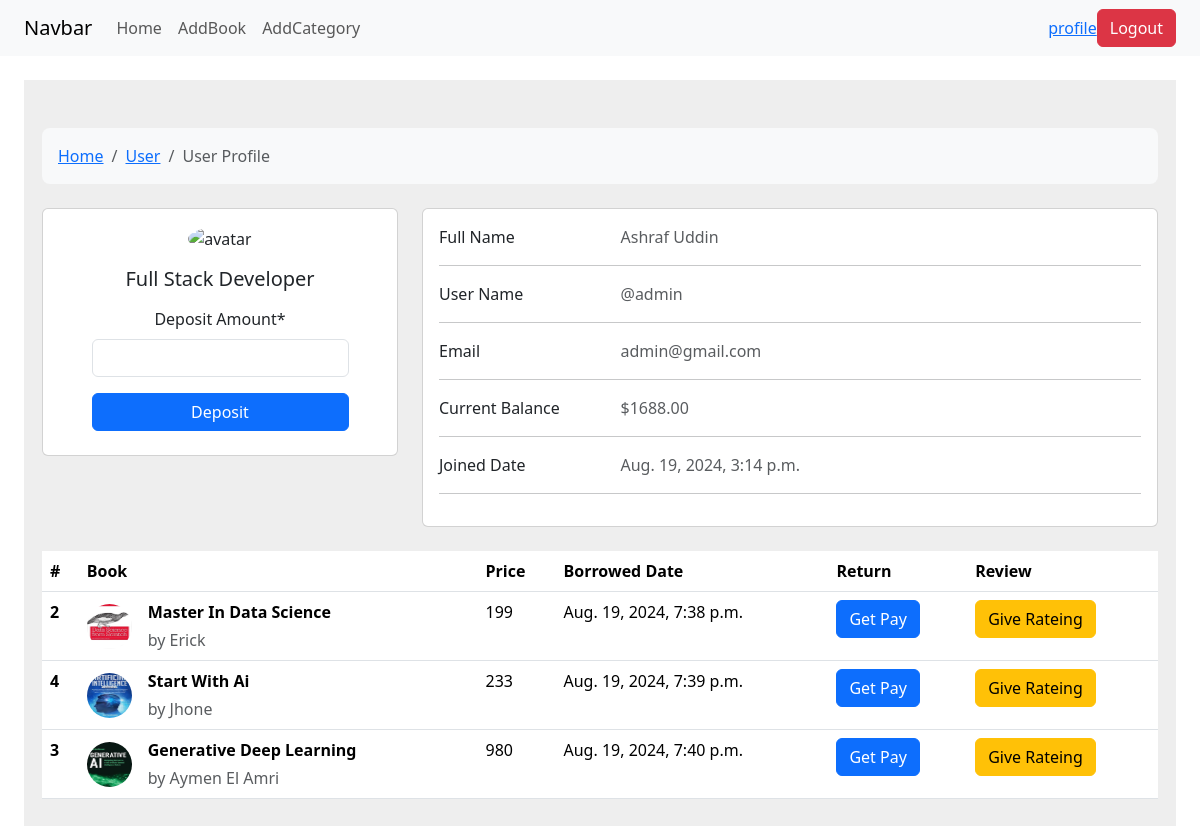
Before: /auth/profile/ (signed in) with the older database file.
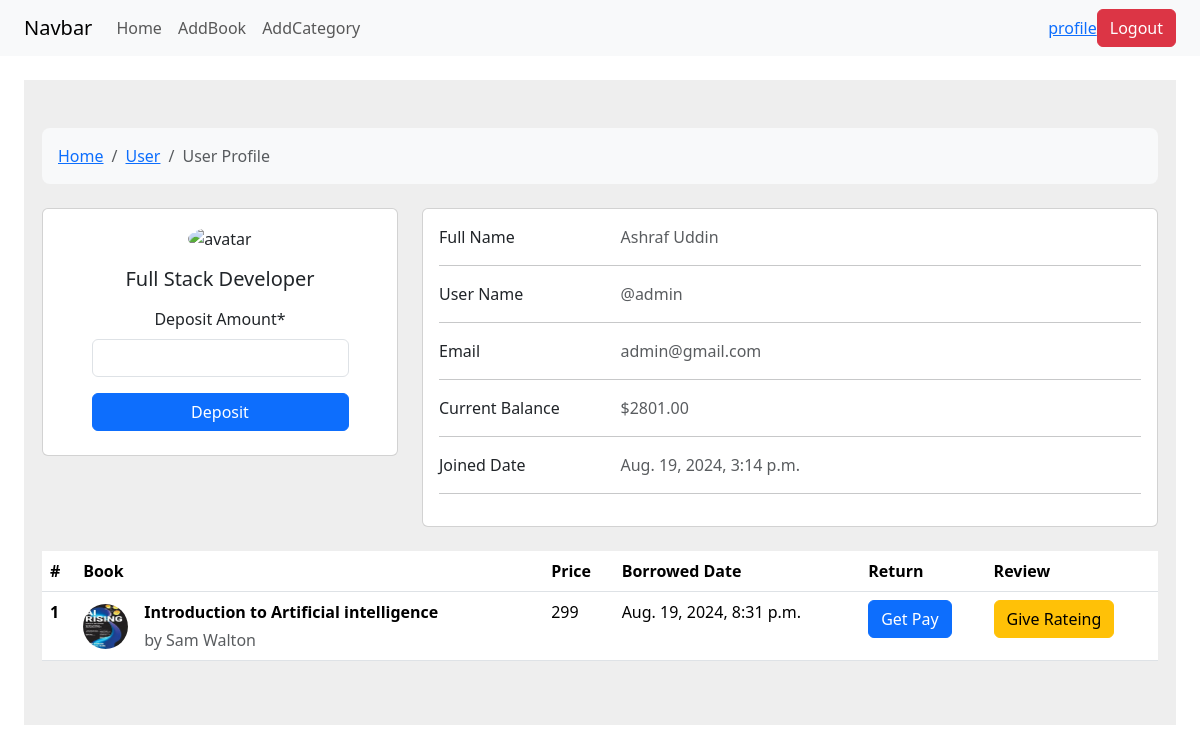
After: the same page with the newer database file.
### User/models.py (models this page shows, shortened)
class Profile(models.Model):
	user = models.OneToOneField(User, related_name='profile', on_delete=models.CASCADE)
	balance = models.DecimalField(max_digits=10, decimal_places=2)

### Books/models.py (models this page shows, shortened)
class BorrowedBooks(models.Model):
	user = models.ForeignKey(User, on_delete=models.CASCADE)
	book = models.ForeignKey(Books, on_delete=models.CASCADE)
	borrowed_on = models.DateTimeField(default=datetime.now)

class Books(models.Model):
	title = models.CharField(max_length=200)
	author = models.CharField(max_length=100)
	category = models.ManyToManyField(Categories)
	price = models.IntegerField()
	image = models.ImageField(upload_to='Books/media/')
	description = models.TextField()

### User/views.py (the view, shortened to what this page needs)
# urls.py: path('profile/', ProfileView, name='profile')
def ProfileView(request):
	profile = request.user.profile
	if request.method=="POST" and 'deposit_balance' in request.POST:
		deposit_form = DepositBalanceForm(request.POST)
		if deposit_form.is_valid():
				amount = deposit_form.cleaned_data['balance']
				profile.balance+=amount
				profile.save()
				return redirect('add_book')
	else:
		deposit_form= DepositBalanceForm()
	borrowed_books = BorrowedBooks.objects.filter(user=request.user)
	if request.method == 'POST' and 'add_review' in request.POST:
		review_form = AddReviewsForm(request.POST)
		book_id = request.POST.get('book_id')
		book = get_object_or_404(Books, id=book_id)
		if review_form.is_valid():
			review = review_form.save(commit=False)
			review.user = request.user
			review.book = book
			review.save()
			messages.success(request, f'Thank you for reviewing {book.title}!')
			return redirect('profile')
	else:
		review_form = AddReviewsForm()
	return render(request, 'profile.html', {
        'deposit_form': deposit_form,
        'review_form': review_form,
        'profile': profile,
        'borrowed_books': borrowed_books
    })

### User/forms.py
class DepositBalanceForm(forms.ModelForm):
	class Meta:
		model = Profile
		fields=['balance']
		labels = {
            'balance': 'Deposit Amount',
        }

### Books/forms.py
class AddReviewsForm(forms.ModelForm):
		class Meta:
				model = Reviews
				fields = ['rate', 'body']
				widgets = {
            'body': forms.Textarea(attrs={'rows': 3, 'cols': 40}),
        }

### User/templates/profile.html (shortened to what the changed rows need)
{% extends "base.html" %}
{% block content %}
{% load crispy_forms_tags %}
<section style="background-color: #eee;">
    <div class="container py-5">
      <div class="row">
        <div class="col-lg-8">
          <div class="card mb-4">
            <div class="card-body">
              <div class="row">
                <div class="col-sm-9">
                  <p class="text-muted mb-0">{{ profile.user.first_name }} {{ profile.user.last_name }}</p>
                </div>
              </div>
              <div class="row">
                <div class="col-sm-9">
                  <p class="text-muted mb-0">@{{ profile.user.username }} </p>
                </div>
              </div>
              <div class="row">
                <div class="col-sm-9">
                  <p class="text-muted mb-0">{{ profile.user.email }} </p>
                </div>
              </div>
              <div class="row">
                <div class="col-sm-9">
                  <p class="text-muted mb-0"> ${{ profile.balance }}</p>
                </div>
              </div>
              <div class="row">
                <div class="col-sm-9">
                  <p class="text-muted mb-0"> {{ profile.user.date_joined }}</p>
                </div>
              </div>
            </div>
          </div>
        </div>
      </div>
      <table class="table">
        <thead>
          <tr>
            <th scope="col">#</th>
            <th scope="col">Book</th>
            <th scope="col">Price</th>
            <th scope="col">Borrowed Date</th>
            <th scope="col">Return</th>
            <th scope="col">Review</th>
          </tr>
        </thead>
        <tbody>
          {% for borrowed_book in borrowed_books %}
              <tr>
                  <th scope="row">{{ borrowed_book.book.id }}</th>
                  <td>
                    <div class="d-flex align-items-center">
                      <img
                          src={{borrowed_book.book.image.url}}
                          alt=""
                          style="width: 45px; height: 45px"
                          class="rounded-circle"
                          />
                      <div class="ms-3">
                            <p class="fw-bold mb-1">{{ borrowed_book.book.title }}</p>
                            <p class="text-muted mb-0">by {{ borrowed_book.book.author }}</p>
                      </div>
                    </div>
                  </td>
                  <td>{{ borrowed_book.book.price }}</td>
                  <td>{{ borrowed_book.borrowed_on }}</td>
                  <td>
                      <form method="post">
                          <button type="submit" name='return_book' class="btn btn-primary">Get Pay</button>
                      </form>
                  </td>
                  <td>
                    <button type="button" class="btn btn-warning" data-bs-toggle="modal" data-bs-target="#reviewModal{{ borrowed_book.book.id }}">
                      Give Rateing
                  </button>
                  </td>
              </tr>
          {% empty %}
              <tr>
                  <td colspan="4">You have not borrowed any books yet.</td>
              </tr>
          {% endfor %}
      </tbody>
      </table>
    </div>
  </section>
{% endblock %}

Changed rows visible on the page:
removed BorrowedBooks: book.id "2", book.image (picture), book "Master In Data Science", book.author "Erick", book.price "199", borrowed_on "Aug. 19, 2024, 7:38 p.m."
removed BorrowedBooks: book.id "4", book.image (picture), book "Start With Ai", book.author "Jhone", book.price "233", borrowed_on "Aug. 19, 2024, 7:39 p.m."
removed BorrowedBooks: book.id "3", book.image (picture), book "Generative Deep Learning", book.author "Aymen El Amri", book.price "980", borrowed_on "Aug. 19, 2024, 7:40 p.m."
changed Profile "Ashraf": balance "1688.00" → "2801.00"
added BorrowedBooks: book.id "1", book.image (picture), book "Introduction to Artificial intelligence", book.author "Sam Walton", book.price "299", borrowed_on "Aug. 19, 2024, 8:31 p.m."
